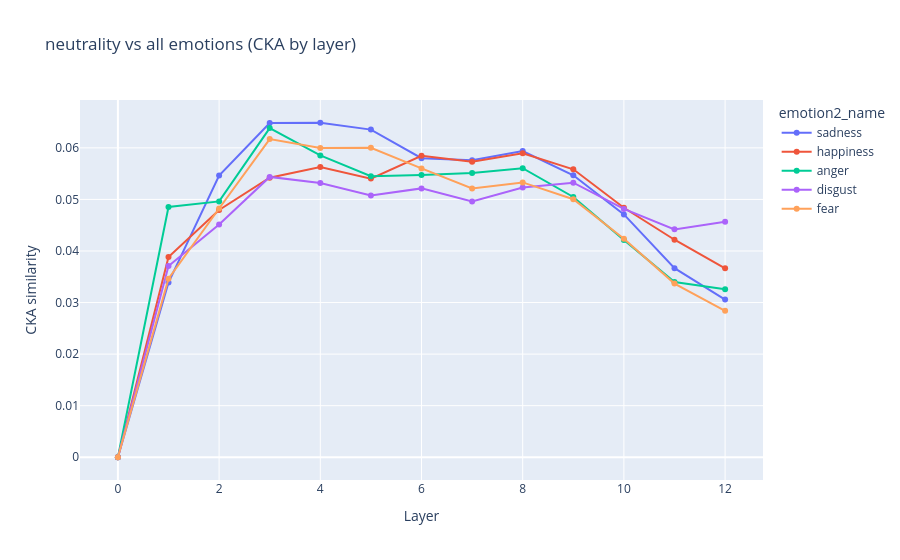
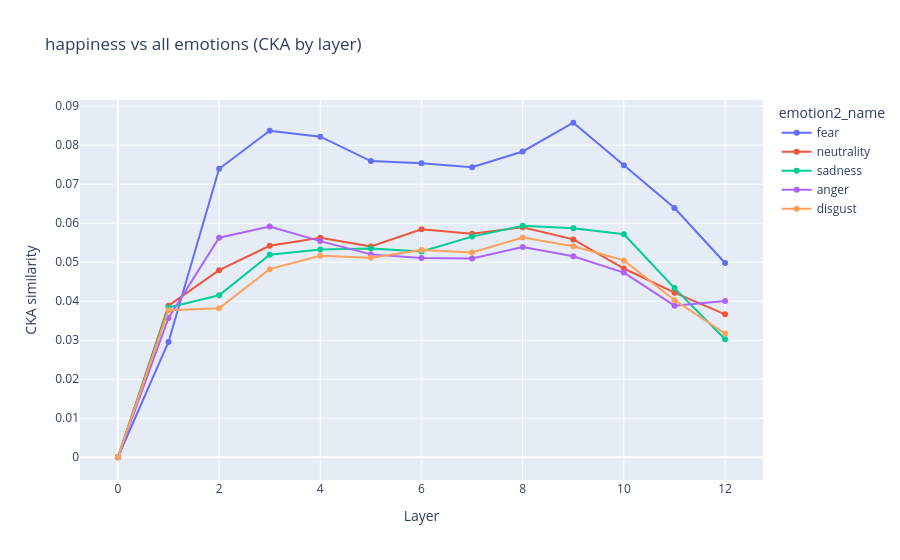
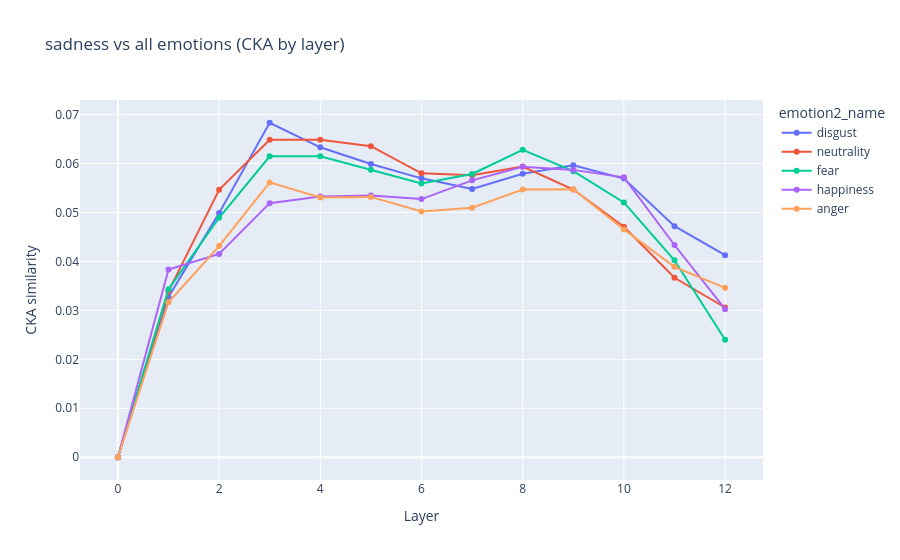
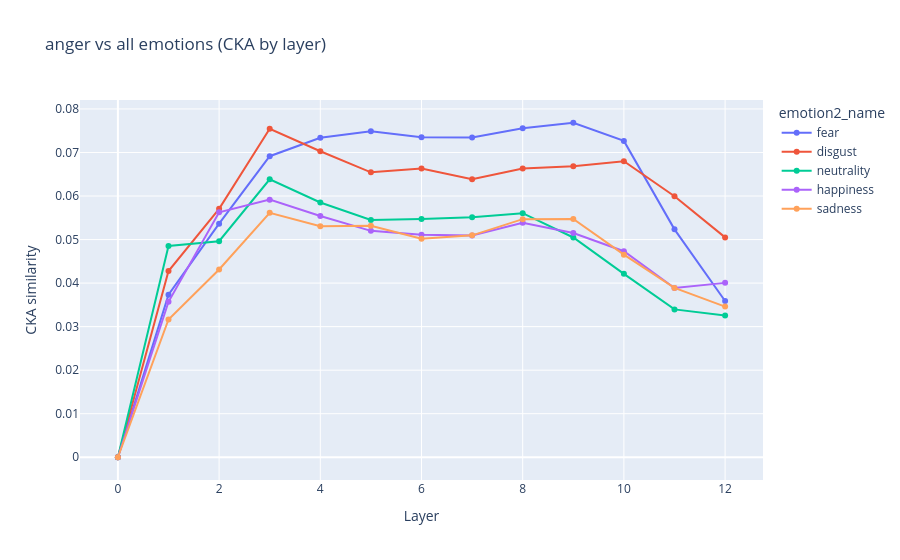

Notebook code for these charts, in order:
### Code cell
for emo in emotions:
    plot_emotion_vs_all(emo)

### Figure 1 — Plotly figure (JSON) as saved in the notebook; plotly's stock layout.template omitted (floating-point values rounded to 4 significant figures)
{"data": [{"hovertemplate": "emotion2_name=sadness<br>layer=%{x}<br>value=%{y}<extra></extra>", "legendgroup": "sadness", "line": {"color": "#636efa", "dash": "solid"}, "marker": {"symbol": "circle"}, "mode": "lines+markers", "name": "sadness", "orientation": "v", "showlegend": true, "type": "scatter", "x": [0, 1, 2, 3, 4, 5, 6, 7, 8, 9, 10, 11, 12], "xaxis": "x", "y": [1.917e-12, 0.03388, 0.05462, 0.06483, 0.06487, 0.06354, 0.05799, 0.0576, 0.05937, 0.05469, 0.04709, 0.03666, 0.03059], "yaxis": "y"}, {"hovertemplate": "emotion2_name=happiness<br>layer=%{x}<br>value=%{y}<extra></extra>", "legendgroup": "happiness", "line": {"color": "#EF553B", "dash": "solid"}, "marker": {"symbol": "circle"}, "mode": "lines+markers", "name": "happiness", "orientation": "v", "showlegend": true, "type": "scatter", "x": [0, 1, 2, 3, 4, 5, 6, 7, 8, 9, 10, 11, 12], "xaxis": "x", "y": [1.917e-12, 0.03884, 0.04795, 0.05421, 0.05629, 0.05404, 0.05846, 0.0573, 0.05896, 0.05584, 0.04838, 0.04218, 0.03664], "yaxis": "y"}, {"hovertemplate": "emotion2_name=anger<br>layer=%{x}<br>value=%{y}<extra></extra>", "legendgroup": "anger", "line": {"color": "#00cc96", "dash": "solid"}, "marker": {"symbol": "circle"}, "mode": "lines+markers", "name": "anger", "orientation": "v", "showlegend": true, "type": "scatter", "x": [0, 1, 2, 3, 4, 5, 6, 7, 8, 9, 10, 11, 12], "xaxis": "x", "y": [1.917e-12, 0.04854, 0.04962, 0.06384, 0.05853, 0.0545, 0.05474, 0.05513, 0.05606, 0.05048, 0.04212, 0.03396, 0.03257], "yaxis": "y"}, {"hovertemplate": "emotion2_name=disgust<br>layer=%{x}<br>value=%{y}<extra></extra>", "legendgroup": "disgust", "line": {"color": "#ab63fa", "dash": "solid"}, "marker": {"symbol": "circle"}, "mode": "lines+markers", "name": "disgust", "orientation": "v", "showlegend": true, "type": "scatter", "x": [0, 1, 2, 3, 4, 5, 6, 7, 8, 9, 10, 11, 12], "xaxis": "x", "y": [1.917e-12, 0.03709, 0.04515, 0.05437, 0.05318, 0.05078, 0.05214, 0.04959, 0.05232, 0.05324, 0.04815, 0.04419, 0.04569], "yaxis": "y"}, {"hovertemplate": "emotion2_name=fear<br>layer=%{x}<br>value=%{y}<extra></extra>", "legendgroup": "fear", "line": {"color": "#FFA15A", "dash": "solid"}, "marker": {"symbol": "circle"}, "mode": "lines+markers", "name": "fear", "orientation": "v", "showlegend": true, "type": "scatter", "x": [0, 1, 2, 3, 4, 5, 6, 7, 8, 9, 10, 11, 12], "xaxis": "x", "y": [1.917e-12, 0.03462, 0.04823, 0.06171, 0.05996, 0.06002, 0.05601, 0.05213, 0.0533, 0.05003, 0.04237, 0.03368, 0.0284], "yaxis": "y"}], "layout": {"legend": {"title": {"text": "emotion2_name"}, "tracegroupgap": 0}, "title": {"text": "neutrality vs all emotions (CKA by layer)"}, "xaxis": {"anchor": "y", "domain": [0, 1], "title": {"text": "Layer"}}, "yaxis": {"anchor": "x", "domain": [0, 1], "title": {"text": "CKA similarity"}}}}

### Figure 2 — Plotly figure (JSON) as saved in the notebook; plotly's stock layout.template omitted (floating-point values rounded to 4 significant figures)
{"data": [{"hovertemplate": "emotion2_name=fear<br>layer=%{x}<br>value=%{y}<extra></extra>", "legendgroup": "fear", "line": {"color": "#636efa", "dash": "solid"}, "marker": {"symbol": "circle"}, "mode": "lines+markers", "name": "fear", "orientation": "v", "showlegend": true, "type": "scatter", "x": [0, 1, 2, 3, 4, 5, 6, 7, 8, 9, 10, 11, 12], "xaxis": "x", "y": [1.917e-12, 0.02955, 0.07394, 0.08371, 0.08218, 0.07591, 0.07536, 0.07432, 0.07838, 0.08574, 0.07482, 0.0639, 0.0498], "yaxis": "y"}, {"hovertemplate": "emotion2_name=neutrality<br>layer=%{x}<br>value=%{y}<extra></extra>", "legendgroup": "neutrality", "line": {"color": "#EF553B", "dash": "solid"}, "marker": {"symbol": "circle"}, "mode": "lines+markers", "name": "neutrality", "orientation": "v", "showlegend": true, "type": "scatter", "x": [0, 1, 2, 3, 4, 5, 6, 7, 8, 9, 10, 11, 12], "xaxis": "x", "y": [1.917e-12, 0.03884, 0.04795, 0.05421, 0.05629, 0.05404, 0.05846, 0.0573, 0.05896, 0.05584, 0.04838, 0.04218, 0.03664], "yaxis": "y"}, {"hovertemplate": "emotion2_name=sadness<br>layer=%{x}<br>value=%{y}<extra></extra>", "legendgroup": "sadness", "line": {"color": "#00cc96", "dash": "solid"}, "marker": {"symbol": "circle"}, "mode": "lines+markers", "name": "sadness", "orientation": "v", "showlegend": true, "type": "scatter", "x": [0, 1, 2, 3, 4, 5, 6, 7, 8, 9, 10, 11, 12], "xaxis": "x", "y": [1.917e-12, 0.03836, 0.04152, 0.0519, 0.05326, 0.05348, 0.05273, 0.05656, 0.05935, 0.0587, 0.05717, 0.04335, 0.03024], "yaxis": "y"}, {"hovertemplate": "emotion2_name=anger<br>layer=%{x}<br>value=%{y}<extra></extra>", "legendgroup": "anger", "line": {"color": "#ab63fa", "dash": "solid"}, "marker": {"symbol": "circle"}, "mode": "lines+markers", "name": "anger", "orientation": "v", "showlegend": true, "type": "scatter", "x": [0, 1, 2, 3, 4, 5, 6, 7, 8, 9, 10, 11, 12], "xaxis": "x", "y": [1.917e-12, 0.03571, 0.05627, 0.05917, 0.0554, 0.052, 0.05109, 0.05095, 0.05387, 0.05151, 0.04733, 0.03886, 0.04005], "yaxis": "y"}, {"hovertemplate": "emotion2_name=disgust<br>layer=%{x}<br>value=%{y}<extra></extra>", "legendgroup": "disgust", "line": {"color": "#FFA15A", "dash": "solid"}, "marker": {"symbol": "circle"}, "mode": "lines+markers", "name": "disgust", "orientation": "v", "showlegend": true, "type": "scatter", "x": [0, 1, 2, 3, 4, 5, 6, 7, 8, 9, 10, 11, 12], "xaxis": "x", "y": [1.917e-12, 0.03769, 0.03821, 0.04821, 0.05163, 0.05116, 0.05312, 0.0525, 0.05631, 0.05409, 0.05046, 0.04026, 0.03173], "yaxis": "y"}], "layout": {"legend": {"title": {"text": "emotion2_name"}, "tracegroupgap": 0}, "title": {"text": "happiness vs all emotions (CKA by layer)"}, "xaxis": {"anchor": "y", "domain": [0, 1], "title": {"text": "Layer"}}, "yaxis": {"anchor": "x", "domain": [0, 1], "title": {"text": "CKA similarity"}}}}

### Figure 3 — Plotly figure (JSON) as saved in the notebook; plotly's stock layout.template omitted (floating-point values rounded to 4 significant figures)
{"data": [{"hovertemplate": "emotion2_name=disgust<br>layer=%{x}<br>value=%{y}<extra></extra>", "legendgroup": "disgust", "line": {"color": "#636efa", "dash": "solid"}, "marker": {"symbol": "circle"}, "mode": "lines+markers", "name": "disgust", "orientation": "v", "showlegend": true, "type": "scatter", "x": [0, 1, 2, 3, 4, 5, 6, 7, 8, 9, 10, 11, 12], "xaxis": "x", "y": [1.917e-12, 0.03273, 0.04987, 0.06832, 0.06331, 0.05989, 0.05697, 0.05481, 0.05791, 0.05963, 0.05692, 0.0472, 0.04127], "yaxis": "y"}, {"hovertemplate": "emotion2_name=neutrality<br>layer=%{x}<br>value=%{y}<extra></extra>", "legendgroup": "neutrality", "line": {"color": "#EF553B", "dash": "solid"}, "marker": {"symbol": "circle"}, "mode": "lines+markers", "name": "neutrality", "orientation": "v", "showlegend": true, "type": "scatter", "x": [0, 1, 2, 3, 4, 5, 6, 7, 8, 9, 10, 11, 12], "xaxis": "x", "y": [1.917e-12, 0.03388, 0.05462, 0.06483, 0.06487, 0.06354, 0.05799, 0.0576, 0.05937, 0.05469, 0.04709, 0.03666, 0.03059], "yaxis": "y"}, {"hovertemplate": "emotion2_name=fear<br>layer=%{x}<br>value=%{y}<extra></extra>", "legendgroup": "fear", "line": {"color": "#00cc96", "dash": "solid"}, "marker": {"symbol": "circle"}, "mode": "lines+markers", "name": "fear", "orientation": "v", "showlegend": true, "type": "scatter", "x": [0, 1, 2, 3, 4, 5, 6, 7, 8, 9, 10, 11, 12], "xaxis": "x", "y": [1.917e-12, 0.03432, 0.04892, 0.06146, 0.06146, 0.0587, 0.0559, 0.05786, 0.0628, 0.05843, 0.05204, 0.04023, 0.02399], "yaxis": "y"}, {"hovertemplate": "emotion2_name=happiness<br>layer=%{x}<br>value=%{y}<extra></extra>", "legendgroup": "happiness", "line": {"color": "#ab63fa", "dash": "solid"}, "marker": {"symbol": "circle"}, "mode": "lines+markers", "name": "happiness", "orientation": "v", "showlegend": true, "type": "scatter", "x": [0, 1, 2, 3, 4, 5, 6, 7, 8, 9, 10, 11, 12], "xaxis": "x", "y": [1.917e-12, 0.03836, 0.04152, 0.0519, 0.05326, 0.05348, 0.05273, 0.05656, 0.05935, 0.0587, 0.05717, 0.04335, 0.03024], "yaxis": "y"}, {"hovertemplate": "emotion2_name=anger<br>layer=%{x}<br>value=%{y}<extra></extra>", "legendgroup": "anger", "line": {"color": "#FFA15A", "dash": "solid"}, "marker": {"symbol": "circle"}, "mode": "lines+markers", "name": "anger", "orientation": "v", "showlegend": true, "type": "scatter", "x": [0, 1, 2, 3, 4, 5, 6, 7, 8, 9, 10, 11, 12], "xaxis": "x", "y": [1.917e-12, 0.03166, 0.04314, 0.05614, 0.05308, 0.05318, 0.05019, 0.05097, 0.05469, 0.05472, 0.04654, 0.03889, 0.0346], "yaxis": "y"}], "layout": {"legend": {"title": {"text": "emotion2_name"}, "tracegroupgap": 0}, "title": {"text": "sadness vs all emotions (CKA by layer)"}, "xaxis": {"anchor": "y", "domain": [0, 1], "title": {"text": "Layer"}}, "yaxis": {"anchor": "x", "domain": [0, 1], "title": {"text": "CKA similarity"}}}}

### Figure 4 — Plotly figure (JSON) as saved in the notebook; plotly's stock layout.template omitted (floating-point values rounded to 4 significant figures)
{"data": [{"hovertemplate": "emotion2_name=fear<br>layer=%{x}<br>value=%{y}<extra></extra>", "legendgroup": "fear", "line": {"color": "#636efa", "dash": "solid"}, "marker": {"symbol": "circle"}, "mode": "lines+markers", "name": "fear", "orientation": "v", "showlegend": true, "type": "scatter", "x": [0, 1, 2, 3, 4, 5, 6, 7, 8, 9, 10, 11, 12], "xaxis": "x", "y": [1.917e-12, 0.03733, 0.05366, 0.06915, 0.07339, 0.07487, 0.0735, 0.07347, 0.07559, 0.07683, 0.07266, 0.05235, 0.0359], "yaxis": "y"}, {"hovertemplate": "emotion2_name=disgust<br>layer=%{x}<br>value=%{y}<extra></extra>", "legendgroup": "disgust", "line": {"color": "#EF553B", "dash": "solid"}, "marker": {"symbol": "circle"}, "mode": "lines+markers", "name": "disgust", "orientation": "v", "showlegend": true, "type": "scatter", "x": [0, 1, 2, 3, 4, 5, 6, 7, 8, 9, 10, 11, 12], "xaxis": "x", "y": [1.917e-12, 0.04278, 0.05706, 0.07545, 0.07029, 0.06545, 0.06631, 0.06387, 0.06633, 0.06686, 0.06799, 0.05996, 0.0505], "yaxis": "y"}, {"hovertemplate": "emotion2_name=neutrality<br>layer=%{x}<br>value=%{y}<extra></extra>", "legendgroup": "neutrality", "line": {"color": "#00cc96", "dash": "solid"}, "marker": {"symbol": "circle"}, "mode": "lines+markers", "name": "neutrality", "orientation": "v", "showlegend": true, "type": "scatter", "x": [0, 1, 2, 3, 4, 5, 6, 7, 8, 9, 10, 11, 12], "xaxis": "x", "y": [1.917e-12, 0.04854, 0.04962, 0.06384, 0.05853, 0.0545, 0.05474, 0.05513, 0.05606, 0.05048, 0.04212, 0.03396, 0.03257], "yaxis": "y"}, {"hovertemplate": "emotion2_name=happiness<br>layer=%{x}<br>value=%{y}<extra></extra>", "legendgroup": "happiness", "line": {"color": "#ab63fa", "dash": "solid"}, "marker": {"symbol": "circle"}, "mode": "lines+markers", "name": "happiness", "orientation": "v", "showlegend": true, "type": "scatter", "x": [0, 1, 2, 3, 4, 5, 6, 7, 8, 9, 10, 11, 12], "xaxis": "x", "y": [1.917e-12, 0.03571, 0.05627, 0.05917, 0.0554, 0.052, 0.05109, 0.05095, 0.05387, 0.05151, 0.04733, 0.03886, 0.04005], "yaxis": "y"}, {"hovertemplate": "emotion2_name=sadness<br>layer=%{x}<br>value=%{y}<extra></extra>", "legendgroup": "sadness", "line": {"color": "#FFA15A", "dash": "solid"}, "marker": {"symbol": "circle"}, "mode": "lines+markers", "name": "sadness", "orientation": "v", "showlegend": true, "type": "scatter", "x": [0, 1, 2, 3, 4, 5, 6, 7, 8, 9, 10, 11, 12], "xaxis": "x", "y": [1.917e-12, 0.03166, 0.04314, 0.05614, 0.05308, 0.05318, 0.05019, 0.05097, 0.05469, 0.05472, 0.04654, 0.03889, 0.0346], "yaxis": "y"}], "layout": {"legend": {"title": {"text": "emotion2_name"}, "tracegroupgap": 0}, "title": {"text": "anger vs all emotions (CKA by layer)"}, "xaxis": {"anchor": "y", "domain": [0, 1], "title": {"text": "Layer"}}, "yaxis": {"anchor": "x", "domain": [0, 1], "title": {"text": "CKA similarity"}}}}
